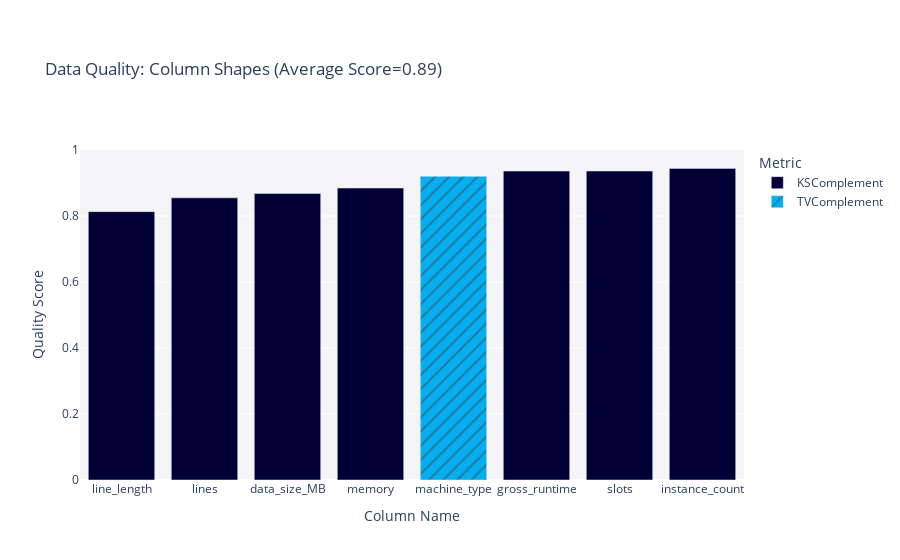

The notebook cell this image was saved under:
### Code cell
quality_report.get_visualization(property_name='Column Shapes')

### Figure 1 — Plotly figure (JSON) as saved in the notebook; plotly's stock layout.template omitted (floating-point values rounded to 4 significant figures)
{"data": [{"alignmentgroup": "True", "customdata": [["KSComplement"], ["KSComplement"], ["KSComplement"], ["KSComplement"], ["KSComplement"], ["KSComplement"], ["KSComplement"]], "hovertemplate": "<b>%{hovertext}</b><br><br>Metric=%{customdata[0]}<br>Quality Score=%{y}<extra></extra>", "hovertext": ["instance_count", "slots", "memory", "data_size_MB", "line_length", "lines", "gross_runtime"], "legendgroup": "KSComplement", "marker": {"color": "#000036", "pattern": {"shape": ""}}, "name": "KSComplement", "offsetgroup": "KSComplement", "orientation": "v", "showlegend": true, "textposition": "auto", "type": "bar", "x": ["instance_count", "slots", "memory", "data_size_MB", "line_length", "lines", "gross_runtime"], "xaxis": "x", "y": [0.9443, 0.9363, 0.8847, 0.8682, 0.8132, 0.8551, 0.9361], "yaxis": "y"}, {"alignmentgroup": "True", "customdata": [["TVComplement"]], "hovertemplate": "<b>%{hovertext}</b><br><br>Metric=%{customdata[0]}<br>Quality Score=%{y}<extra></extra>", "hovertext": ["machine_type"], "legendgroup": "TVComplement", "marker": {"color": "#03AFF1", "pattern": {"shape": "/"}}, "name": "TVComplement", "offsetgroup": "TVComplement", "orientation": "v", "showlegend": true, "textposition": "auto", "type": "bar", "x": ["machine_type"], "xaxis": "x", "y": [0.9202], "yaxis": "y"}], "layout": {"barmode": "relative", "legend": {"title": {"text": "Metric"}, "tracegroupgap": 0}, "margin": {"t": 150}, "plot_bgcolor": "#F5F5F8", "title": {"text": "Data Quality: Column Shapes (Average Score=0.89)"}, "xaxis": {"anchor": "y", "categoryorder": "total ascending", "domain": [0, 1], "title": {"text": "Column Name"}}, "yaxis": {"anchor": "x", "domain": [0, 1], "range": [0, 1], "title": {"text": "Quality Score"}}}}
